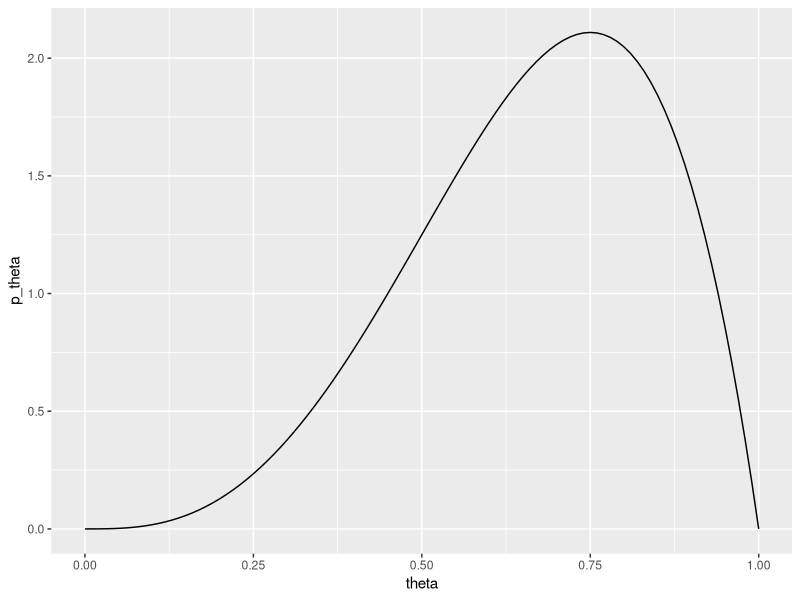
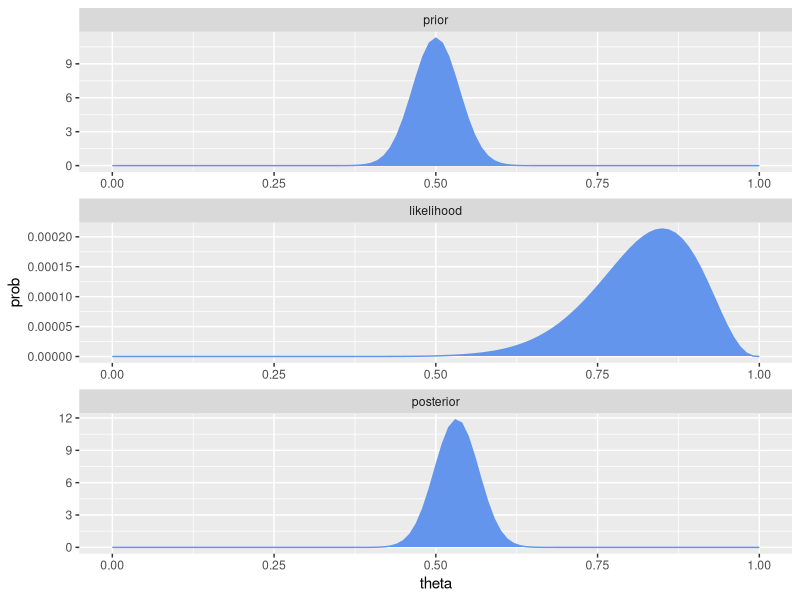
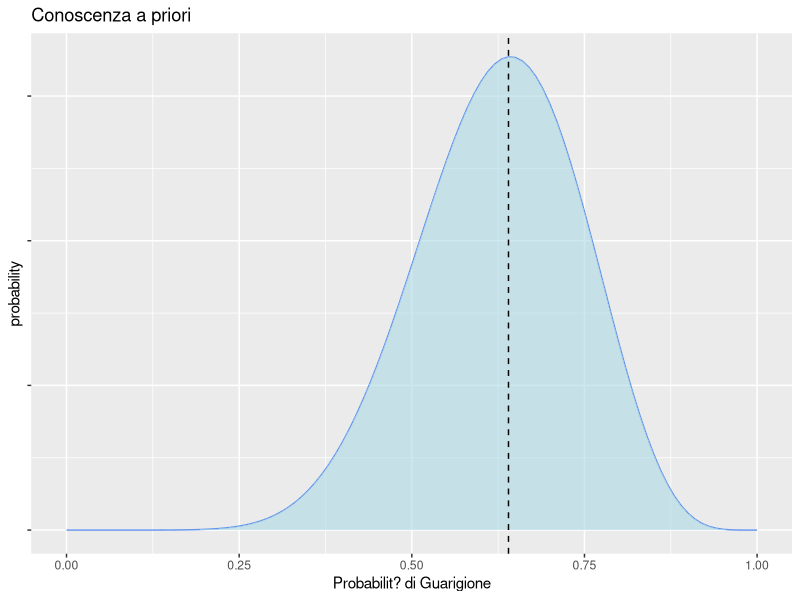
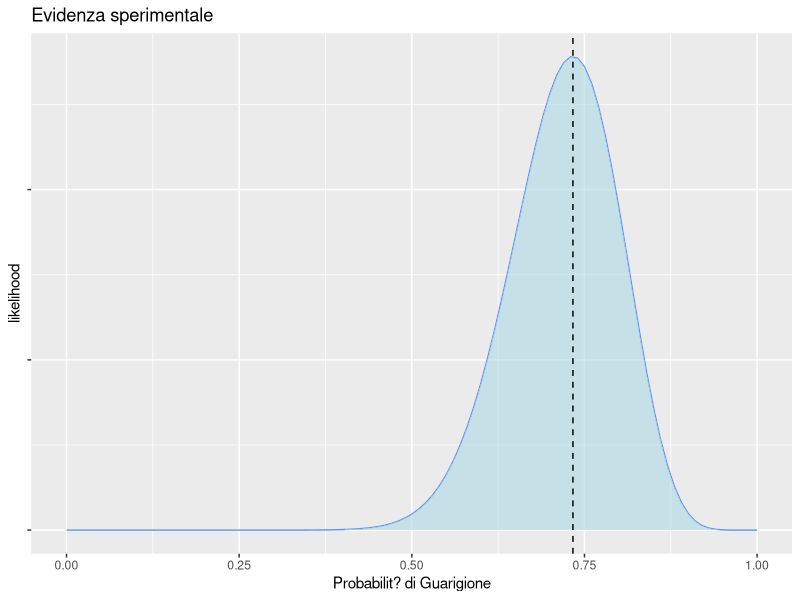
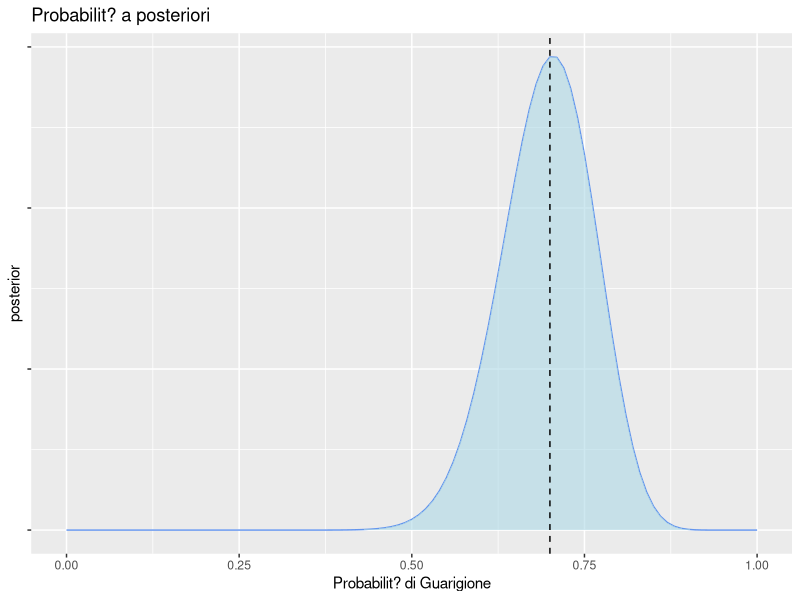
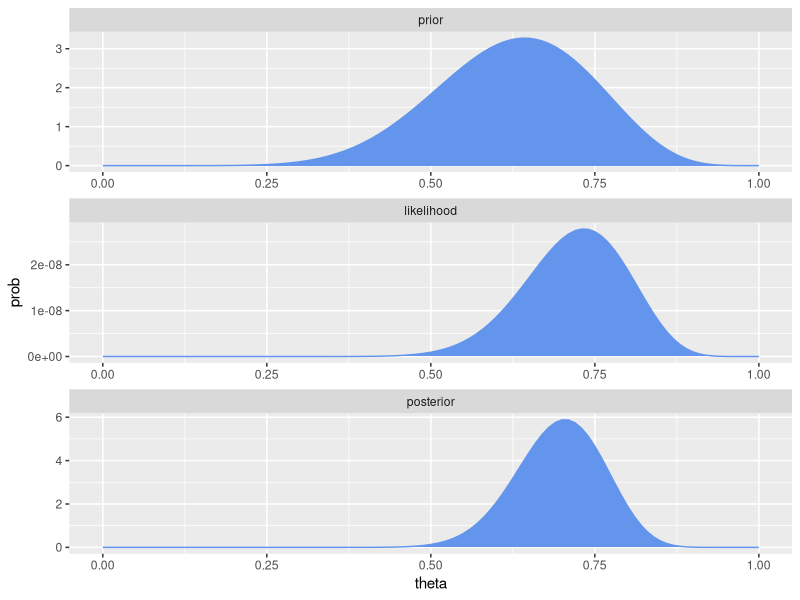

R code for these plots, in order: (Note: this script raises an error after producing the figures.)
library(tidyverse)

beta_df <- tibble(
  theta = seq(0, 1, by = 0.01),
  p_theta = dbeta(theta, 4, 2)
)
beta_df %>% ggplot(aes(theta, p_theta)) + geom_line()


bern_beta <- function(a, b, N, z) {
  bern_beta_df <- tibble(
    theta = seq(0, 1, by = 0.01),
    prior = dbeta(theta, a, b), # beta prior
    likelihood = theta ^ z * (1 - theta) ^ (N - z), # bernoulli likelihood
    posterior = dbeta(theta, a + z, b + N - z) # beta posterior
  )
  cat("posterior beta parameters", a + z, b + N -z)
  bern_beta_df %>% 
    gather(type, prob, -theta) %>% 
    mutate(type = factor(type, levels = c("prior", "likelihood", "posterior"))) %>% 
    ggplot(aes(theta, prob)) + 
    geom_line(col = "cornflowerblue") + 
    geom_area(fill = "cornflowerblue") +
    facet_wrap(~type, ncol = 1, scales = "free")
}

bern_beta(100,100,20,17)



df<- tibble(
    theta = seq(0, 1, by = 0.01),
    prior = dbeta(theta, 10, 6), # beta prior
    likelihood = theta ^ 22 * (1 - theta) ^ (30 - 22), # bernoulli likelihood
    posterior = dbeta(theta, 10 + 22, 6 + 30 - 22) # beta posterior
  )

df %>% 
    ggplot(aes(theta, prior)) + 
    geom_line(col = "cornflowerblue")+
    labs(title="Conoscenza a priori", x="Probabilit? di Guarigione", y="probability")+
    scale_y_continuous(labels=NULL)+
    geom_area(fill = "lightblue",alpha=0.6)+
    geom_vline(xintercept=0.64,linetype="dashed")
   


df %>% 
    ggplot(aes(theta, likelihood)) + 
    geom_line(col = "cornflowerblue")+
    labs(title="Evidenza sperimentale",x="Probabilit? di Guarigione")+
    scale_y_continuous(labels=NULL)+
    geom_area(fill = "lightblue",alpha=0.6)+
    geom_vline(xintercept=22/30,linetype="dashed")



df  %>% 
    ggplot(aes(theta, posterior)) + 
    geom_line(col = "cornflowerblue")+
    labs(title="Probabilit? a posteriori",x="Probabilit? di Guarigione")+
    scale_y_continuous(labels=NULL)+
    geom_area(fill = "lightblue",alpha=0.6)+
     geom_vline(xintercept=0.70,linetype="dashed")


df %>% 
  gather(type, prob, -theta) %>% 
  mutate(type = factor(type, levels = c("prior", "likelihood", "posterior"))) %>% 
  ggplot(aes(theta, prob)) + 
  geom_line(col = "cornflowerblue") + 
  geom_area(fill = "cornflowerblue") +
  facet_wrap(~type, ncol = 1, scales = "free")

############################################

# theta1<-dbinom(0:10,10, 0.1)
# theta2<-dbinom(0:10,10,0.2)
# theta3<-dbinom(01:10,10,0.3)
# theta4<-dbinom(01:10,10,0.4)
# theta5<-dbinom(01:10,10,0.5)
# theta6<-dbinom(01:10,10,0.6)
# theta7<-dbinom(01:10,10,0.7)
# theta8<-dbinom(01:10,10,0.8)
# theta9<-dbinom(01:10,10,0.9)
# theta10<-dbinom(01:10,10,1)
# 
# L<-cbind(theta1,theta2,theta3,theta4,theta5,theta6,theta7,theta8,theta9,theta10)

options(scipen=999)
options(digits=2)
L<-tibble(dati=c(0:10),"P=0.1"=dbinom(0:10,10, 0.1), "P=0.2"=dbinom(0:10,10, 0.2),"P=0.3"=dbinom(0:10,10,0.3), 
          "P=0.4"=dbinom(0:10,10,0.4),"P=0.5"=dbinom(0:10,10,0.5),"P=0.6"=dbinom(0:10,10,0.6),
          "P=0.7"=dbinom(0:10,10,0.7),"P=0.8"=dbinom(0:10,10,0.8),"P=0.9"=dbinom(0:10,10,0.9))







print(xtable(round(L,2)), include.rownames=FALSE,  size="\\tiny")


dprob<-function(y){
  ggplot(data=L, aes_(x=~osservazione, y=as.name(y)))+geom_col()+
    scale_x_continuous(breaks=c(0:10))+labs(y="probability", title=as.name(y))
}

prob<-lapply(names(L[,2:10]), dprob)

p1<-prob[[1]]
p2<-prob[[2]]
p3<-prob[[3]]
p4<-prob[[4]]
p5<-prob[[5]]
p6<-prob[[6]]
p7<-prob[[7]]
p8<-prob[[8]]
p9<-prob[[9]]
library(tidyverse)
library("gridExtra")
library(cowplot)










L0<-data.frame("Prob"=c(0.1,0.2,0.3,0.4,0.5,0.6,0.7,0.8,0.9),"likelihood"=t(L[1,2:10]))
L1<-data.frame("Prob"=c(0.1,0.2,0.3,0.4,0.5,0.6,0.7,0.8,0.9),"likelihood"=t(L[2,2:10]))
L2<-data.frame("Prob"=c(0.1,0.2,0.3,0.4,0.5,0.6,0.7,0.8,0.9),"likelihood"=t(L[3,2:10]))
L3<-data.frame("Prob"=c(0.1,0.2,0.3,0.4,0.5,0.6,0.7,0.8,0.9),"likelihood"=t(L[4,2:10]))
L4<-data.frame("Prob"=c(0.1,0.2,0.3,0.4,0.5,0.6,0.7,0.8,0.9),"likelihood"=t(L[5,2:10]))
L5<-data.frame("Prob"=c(0.1,0.2,0.3,0.4,0.5,0.6,0.7,0.8,0.9),"likelihood"=t(L[6,2:10]))
L6<-data.frame("Prob"=c(0.1,0.2,0.3,0.4,0.5,0.6,0.7,0.8,0.9),"likelihood"=t(L[7,2:10]))
L7<-data.frame("Prob"=c(0.1,0.2,0.3,0.4,0.5,0.6,0.7,0.8,0.9),"likelihood"=t(L[8,2:10]))
L8<-data.frame("Prob"=c(0.1,0.2,0.3,0.4,0.5,0.6,0.7,0.8,0.9),"likelihood"=t(L[9,2:10]))
L9<-data.frame("Prob"=c(0.1,0.2,0.3,0.4,0.5,0.6,0.7,0.8,0.9),"likelihood"=t(L[10,2:10]))
L10<-data.frame("Prob"=c(0.1,0.2,0.3,0.4,0.5,0.6,0.7,0.8,0.9),"likelihood"=t(L[11,2:10]))



l0<-L0 %>% 
  ggplot(aes(x=Prob, y=likelihood))+geom_line()+theme_grey(base_size = 8)+
  scale_x_continuous(breaks=c(0.1,0.2,0.3,0.4,0.5,0.6,0.7,0.8,0.9))+labs(title="N.di positivi=0")
l1<-L1 %>% 
  ggplot(aes(x=Prob, y=likelihood))+geom_line()+theme_grey(base_size = 8)+
  scale_x_continuous(breaks=c(0.1,0.2,0.3,0.4,0.5,0.6,0.7,0.8,0.9))+labs(title="N.di positivi=1")

l2<-L2 %>% 
  ggplot(aes(x=Prob, y=likelihood))+geom_line()+theme_grey(base_size = 8)+
  scale_x_continuous(breaks=c(0.1,0.2,0.3,0.4,0.5,0.6,0.7,0.8,0.9))+labs(title="N.di positivi=2")

l3<-L3 %>% 
  ggplot(aes(x=Prob, y=likelihood))+geom_line()+theme_grey(base_size = 8)+
  scale_x_continuous(breaks=c(0.1,0.2,0.3,0.4,0.5,0.6,0.7,0.8,0.9))+labs(title="N.di positivi=3")

l4<-L4 %>% 
  ggplot(aes(x=Prob, y=likelihood))+geom_line()+theme_grey(base_size = 8)+
  scale_x_continuous(breaks=c(0.1,0.2,0.3,0.4,0.5,0.6,0.7,0.8,0.9))+labs(title="N.di positivi=4")

l5<-L5 %>% 
  ggplot(aes(x=Prob, y=likelihood))+geom_line()+theme_grey(base_size = 8)+
  scale_x_continuous(breaks=c(0.1,0.2,0.3,0.4,0.5,0.6,0.7,0.8,0.9))+labs(title="N.di positivi=5")

l6<-L6 %>% 
  ggplot(aes(x=Prob, y=likelihood))+geom_line()+theme_grey(base_size = 8)+
  scale_x_continuous(breaks=c(0.1,0.2,0.3,0.4,0.5,0.6,0.7,0.8,0.9))+labs(title="N.di positivi=6")

l7<-L7 %>% 
  ggplot(aes(x=Prob, y=likelihood))+geom_line()+theme_grey(base_size = 8)+
  scale_x_continuous(breaks=c(0.1,0.2,0.3,0.4,0.5,0.6,0.7,0.8,0.9))+labs(title="N.di positivi=7")

l8<-L8 %>% 
  ggplot(aes(x=Prob, y=likelihood))+geom_line()+theme_grey(base_size = 8)+
  scale_x_continuous(breaks=c(0.1,0.2,0.3,0.4,0.5,0.6,0.7,0.8,0.9))+labs(title="N.di positivi=8")

l9<-L9 %>% 
  ggplot(aes(x=Prob, y=likelihood))+geom_line()+theme_grey(base_size = 8)+
  scale_x_continuous(breaks=c(0.1,0.2,0.3,0.4,0.5,0.6,0.7,0.8,0.9))+labs(title="N.di positivi=9")

l10<-L10 %>% 
  ggplot(aes(x=Prob, y=likelihood))+geom_line()+theme_grey(base_size = 8)+
  scale_x_continuous(breaks=c(0.1,0.2,0.3,0.4,0.5,0.6,0.7,0.8,0.9))+labs(title="N.di positivi=10")

plot_grid(l0,l1,l2,l3,l4,l5,l6,l7,l8,l9,l10)

##################################################




library(ggplot2)
library(gridExtra)

# Make 3 simple graphics:
g1=ggplot(mtcars, aes(x=qsec)) + geom_density(fill="slateblue")
g2=ggplot(mtcars, aes(x=drat, y=qsec, color=cyl)) + geom_point(size=5) + theme(legend.position="none")
g3=ggplot(mtcars, aes(x=factor(cyl), y=qsec, fill=cyl)) + geom_boxplot() + theme(legend.position="none")
g4=ggplot(mtcars , aes(x=factor(cyl), fill=factor(cyl))) +  geom_bar()

# Show the 4 plots on the same page
grid.arrange(g1, g2, g3, g4, ncol=2, nrow =2)

# Plots
grid.arrange(g2, arrangeGrob(g3, g4, ncol=2), nrow = 2)
grid.arrange(g1, g2, g3, nrow = 3)
grid.arrange(g2, arrangeGrob(g3, g4, ncol=2), nrow = 1)
grid.arrange(g2, arrangeGrob(g3, g4, nrow=2), nrow = 1)





